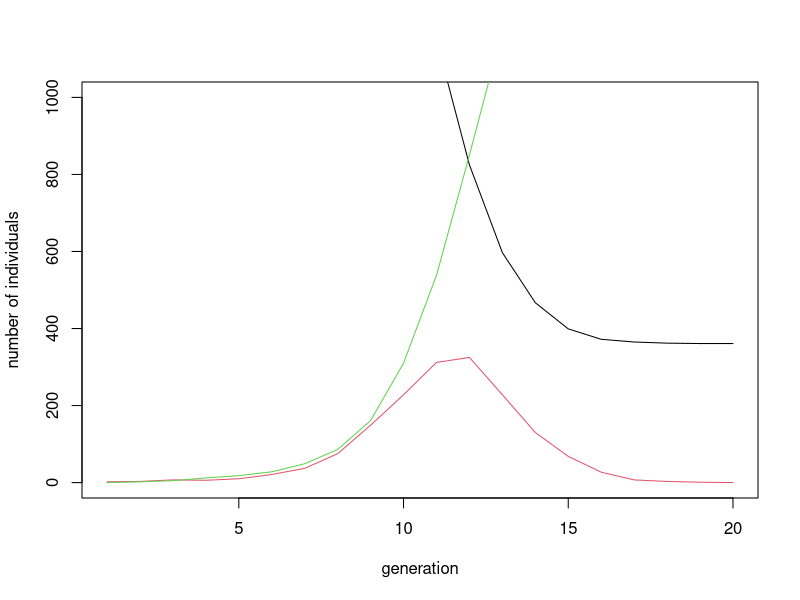

Write R code to recreate this figure.
######################################################
#### Reed Frost Simulation ###########################
sim_RF <- function(N, I_t, R_t, S_t, q) {
  S <- S_t
  I <- I_t
  R <- R_t
  while (I_t > 0) {
    # simulate number of new infectives
    I_new = rbinom(n = 1, size = S_t, prob = 1-q^I_t)
    
    # update number of infectives in each state
    S_t = S_t - I_new # I_new susceptibles are infected
    R_t = R_t + I_t   # previous infectives recover
    I_t = I_new       # I_new infectives for the next gen
    
    # save results
    S <- c(S, S_t)
    I <- c(I, I_t)
    R <- c(R, R_t)
  }
  return(as.matrix(data.frame(S = S, I = I, R = R), drop = F, ncol = 3))
}

rf <- sim_RF(N = 2000, 
             I_t = 2, R_t = 0, S_t = 1998, 
             q = 0.999)

rf

plot(1:length(rf[,"S"]), rf[,"S"], type = "l", 
     ylim = c(0, 1000),
     ylab = "number of individuals",
     xlab = "generation")
lines(1:length(rf[,"I"]), rf[,"I"], col = 2)
lines(1:length(rf[,"R"]), rf[,"R"], col = 3)


set.seed(1)
res <- lapply(1:400, function(i) {
  sim_RF(N = 3, I_t = 1, R_t = 0, S_t = 2,
         q = 0.2)
})

n0 <- n1 <- n2 <- n21 <- 0
count_n <- for(i in 1:400) {
  if (nrow(res[[i]]) == 3) {
    if (isTRUE(all.equal(res[[i]][2, ], c(S = 1, I = 1, R = 1)))) {
      n1 <- n1 + 1
    } else if (isTRUE(all.equal(res[[i]][2, ], c(S = 0, I = 2, R = 1)))) {
      n2 <- n2 + 1
    }
  } else if (nrow(res[[i]]) == 4) {
    n21 <- n21 + 1
  } else if (nrow(res[[i]]) == 2) {
    n0 <- n0 + 1
  }
} 

cat(n0, n1, n2, n21)

